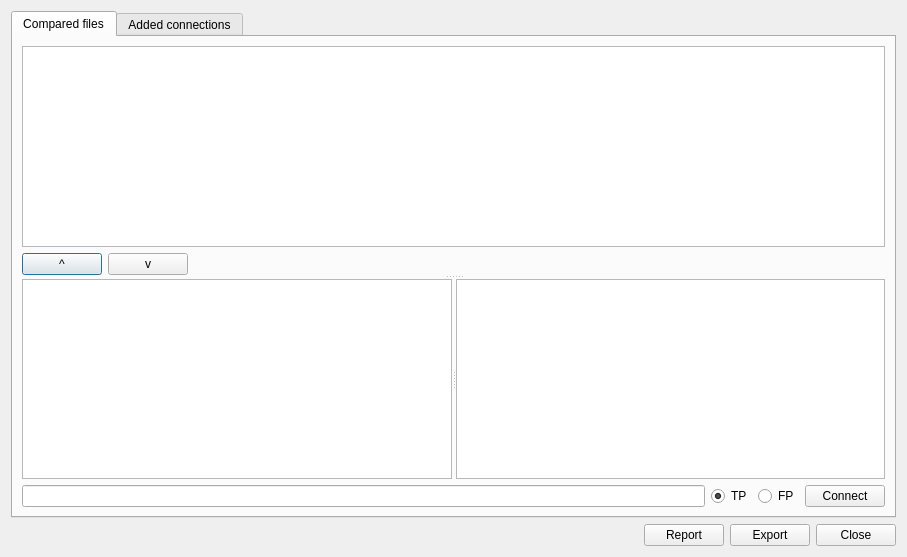
<?xml version="1.0" encoding="UTF-8"?>
<ui version="4.0">
 <class>diffDialog</class>
 <widget class="QDialog" name="diffDialog">
  <property name="geometry">
   <rect>
    <x>0</x>
    <y>0</y>
    <width>907</width>
    <height>557</height>
   </rect>
  </property>
  <property name="windowTitle">
   <string>Dialog</string>
  </property>
  <layout class="QVBoxLayout" name="verticalLayout_4">
   <item>
    <widget class="QTabWidget" name="tabWidget">
     <property name="currentIndex">
      <number>0</number>
     </property>
     <widget class="QWidget" name="tab">
      <attribute name="title">
       <string>Compared files</string>
      </attribute>
      <layout class="QVBoxLayout" name="verticalLayout_6">
       <item>
        <widget class="QSplitter" name="splitter_2">
         <property name="orientation">
          <enum>Qt::Vertical</enum>
         </property>
         <widget class="QWidget" name="layoutWidget">
          <layout class="QVBoxLayout" name="verticalLayout">
           <item>
            <widget class="QTextEdit" name="textEdit">
             <property name="font">
              <font>
               <family>Courier 10 Pitch</family>
              </font>
             </property>
             <property name="lineWrapMode">
              <enum>QTextEdit::NoWrap</enum>
             </property>
             <property name="readOnly">
              <bool>false</bool>
             </property>
            </widget>
           </item>
           <item>
            <layout class="QHBoxLayout" name="horizontalLayout_6">
             <item>
              <widget class="QPushButton" name="findPreviousButton">
               <property name="text">
                <string>^</string>
               </property>
              </widget>
             </item>
             <item>
              <widget class="QPushButton" name="findNextButton">
               <property name="text">
                <string>v</string>
               </property>
              </widget>
             </item>
             <item>
              <spacer name="horizontalSpacer_3">
               <property name="orientation">
                <enum>Qt::Horizontal</enum>
               </property>
               <property name="sizeHint" stdset="0">
                <size>
                 <width>40</width>
                 <height>20</height>
                </size>
               </property>
              </spacer>
             </item>
            </layout>
           </item>
          </layout>
         </widget>
         <widget class="QWidget" name="layoutWidget">
          <layout class="QVBoxLayout" name="verticalLayout_5">
           <item>
            <widget class="QSplitter" name="splitter">
             <property name="orientation">
              <enum>Qt::Horizontal</enum>
             </property>
             <widget class="QTableView" name="tableView"/>
             <widget class="QTableView" name="tableView_2"/>
            </widget>
           </item>
           <item>
            <layout class="QHBoxLayout" name="horizontalLayout_5">
             <item>
              <widget class="QLineEdit" name="lineEdit">
               <property name="text">
                <string/>
               </property>
              </widget>
             </item>
             <item>
              <layout class="QHBoxLayout" name="horizontalLayout">
               <item>
                <widget class="QRadioButton" name="radioTPButton">
                 <property name="text">
                  <string>TP</string>
                 </property>
                 <property name="checked">
                  <bool>true</bool>
                 </property>
                </widget>
               </item>
               <item>
                <widget class="QRadioButton" name="radioFPButton">
                 <property name="text">
                  <string>FP</string>
                 </property>
                </widget>
               </item>
              </layout>
             </item>
             <item>
              <widget class="QPushButton" name="connectButton">
               <property name="text">
                <string>Connect</string>
               </property>
              </widget>
             </item>
            </layout>
           </item>
          </layout>
         </widget>
        </widget>
       </item>
      </layout>
     </widget>
     <widget class="QWidget" name="tab_2">
      <attribute name="title">
       <string>Added connections</string>
      </attribute>
      <layout class="QVBoxLayout" name="verticalLayout_3">
       <item>
        <layout class="QVBoxLayout" name="verticalLayout_2">
         <item>
          <widget class="QTableView" name="tableView_3"/>
         </item>
         <item>
          <layout class="QHBoxLayout" name="horizontalLayout_3">
           <item>
            <spacer name="horizontalSpacer_2">
             <property name="orientation">
              <enum>Qt::Horizontal</enum>
             </property>
             <property name="sizeHint" stdset="0">
              <size>
               <width>40</width>
               <height>20</height>
              </size>
             </property>
            </spacer>
           </item>
           <item>
            <widget class="QPushButton" name="deleteButton">
             <property name="text">
              <string>Delete</string>
             </property>
            </widget>
           </item>
          </layout>
         </item>
        </layout>
       </item>
      </layout>
     </widget>
    </widget>
   </item>
   <item>
    <layout class="QHBoxLayout" name="horizontalLayout_4">
     <item>
      <spacer name="horizontalSpacer">
       <property name="orientation">
        <enum>Qt::Horizontal</enum>
       </property>
       <property name="sizeHint" stdset="0">
        <size>
         <width>718</width>
         <height>20</height>
        </size>
       </property>
      </spacer>
     </item>
     <item>
      <widget class="QPushButton" name="reportButton">
       <property name="text">
        <string>Report</string>
       </property>
      </widget>
     </item>
     <item>
      <widget class="QPushButton" name="exportButton">
       <property name="text">
        <string>Export</string>
       </property>
      </widget>
     </item>
     <item>
      <widget class="QPushButton" name="closeButton">
       <property name="text">
        <string>Close</string>
       </property>
      </widget>
     </item>
    </layout>
   </item>
  </layout>
 </widget>
 <resources/>
 <connections>
  <connection>
   <sender>closeButton</sender>
   <signal>clicked()</signal>
   <receiver>diffDialog</receiver>
   <slot>close()</slot>
   <hints>
    <hint type="sourcelabel">
     <x>856</x>
     <y>541</y>
    </hint>
    <hint type="destinationlabel">
     <x>532</x>
     <y>434</y>
    </hint>
   </hints>
  </connection>
  <connection>
   <sender>findPreviousButton</sender>
   <signal>clicked()</signal>
   <receiver>diffDialog</receiver>
   <slot>findPrevious()</slot>
   <hints>
    <hint type="sourcelabel">
     <x>41</x>
     <y>260</y>
    </hint>
    <hint type="destinationlabel">
     <x>6</x>
     <y>229</y>
    </hint>
   </hints>
  </connection>
  <connection>
   <sender>findNextButton</sender>
   <signal>clicked()</signal>
   <receiver>diffDialog</receiver>
   <slot>findNext()</slot>
   <hints>
    <hint type="sourcelabel">
     <x>122</x>
     <y>256</y>
    </hint>
    <hint type="destinationlabel">
     <x>4</x>
     <y>262</y>
    </hint>
   </hints>
  </connection>
  <connection>
   <sender>reportButton</sender>
   <signal>clicked()</signal>
   <receiver>diffDialog</receiver>
   <slot>report()</slot>
   <hints>
    <hint type="sourcelabel">
     <x>668</x>
     <y>528</y>
    </hint>
    <hint type="destinationlabel">
     <x>634</x>
     <y>532</y>
    </hint>
   </hints>
  </connection>
 </connections>
 <slots>
  <slot>findPrevious()</slot>
  <slot>findNext()</slot>
  <slot>report()</slot>
 </slots>
</ui>
